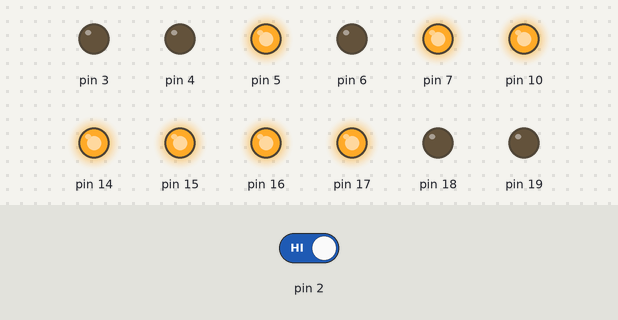
Simulated run of this sketch. Board: Arduino Uno, built with avr-gcc and run on an emulated ATmega328P. On the bench: output pins drawn as LEDs (lit = HIGH). Inputs (shaded band) come from the test bench; at power-on: pin 2 HIGH.

Above: at 1.2 s.
1.3 s: pin 2 driven LOW
Timing chart, 0 to 4.3 s (numbered marks = the images above; inputs shaded):
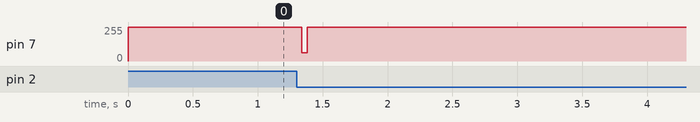

The sketch:

Tank_5.ino
```cpp
// include the SPI library:
#include <SPI.h>

struct fin { byte outer,outer2,inner2,inner; };
byte check = 0;
const static fin dat[] =
{
   //0b_0111_1000, 0b_0111_1000, 0b_0000_0000, 0b0000_0000
   //     7    8       7    8         0   0        0    0
/* 0-7 */     {0x00,0x00,0x00,0x00},{0x00,0x00,0x00,0x00},{0x00,0x00,0x00,0x00},{0x00,0x00,0x00,0x00},{0x00,0x00,0x00,0x00},{0x00,0x00,0x00,0x00},{0x00,0x00,0x00,0x00},{0x00,0x00,0x00,0x00},
/* 8-15 */    {0x00,0x00,0x00,0x00},{0x00,0x00,0x00,0x00},{0x00,0x00,0x00,0x00},{0x00,0x00,0x00,0x00},{0x00,0x00,0x00,0x00},{0x00,0x00,0x00,0x00},{0x00,0x00,0x00,0x00},{0x00,0x00,0x00,0x00},
/* 16-23 */   {0x00,0x00,0x00,0x00},{0x00,0x00,0x00,0x00},{0x00,0x00,0x00,0x00},{0x00,0x00,0x00,0x00},{0x00,0x00,0x00,0x00},{0x00,0x00,0x00,0x00},{0x00,0x00,0x00,0x00},{0x00,0x00,0x00,0x00},
/* 24-31 */   {0x00,0x00,0x00,0x00},{0x00,0x00,0x00,0x00},{0x00,0x00,0x00,0x00},{0x00,0x00,0x00,0x00},{0x00,0x00,0x00,0x00},{0x00,0x00,0x00,0x00},{0x00,0x00,0x00,0x00},{0x00,0x00,0x00,0x00},
/* 32-39 */   {0x00,0x00,0x00,0x00},{0x00,0x00,0x00,0x00},{0x00,0x00,0x00,0x00},{0x00,0x00,0x00,0x00},{0x00,0x00,0x00,0x00},{0x00,0x00,0x00,0x00},{0x00,0x00,0x00,0x00},{0x00,0x00,0x00,0x00},
/* 40-47 */   {0x00,0x00,0x00,0x00},{0x00,0x00,0x00,0x00},{0x00,0x00,0x00,0x00},{0x00,0x00,0x00,0x00},{0x00,0x00,0x00,0x00},{0x00,0x00,0x00,0x00},{0x00,0x00,0x00,0x00},{0x00,0x00,0x00,0x00},
/* 48-55 */   {0x00,0x00,0x00,0x00},{0x00,0x00,0x00,0x00},{0x00,0x00,0x00,0x00},{0x00,0x00,0x00,0x00},{0x00,0x00,0x00,0x00},{0x00,0x00,0x00,0x00},{0x00,0x00,0x00,0x00},{0x00,0x00,0x00,0x00},
/* 56-63 */   {0x00,0x00,0x00,0x00},{0x00,0x00,0x00,0x00},{0x00,0x00,0x00,0x00},{0x00,0x00,0x00,0x00},{0x00,0x00,0x00,0x00},{0x00,0x00,0x00,0x00},{0x00,0x00,0x00,0x00},{0x00,0x00,0x00,0x00},
/* 64-71 */   {0x00,0x00,0x00,0x00},{0x00,0x00,0x00,0x00},{0x00,0x00,0x00,0x00},{0x00,0x00,0x00,0x00},{0x00,0x00,0x00,0x00},{0x00,0x00,0x00,0x00},{0x00,0x00,0x00,0x00},{0x00,0x00,0x00,0x00},
/* 72-79 */   {0x00,0x00,0x00,0x00},{0x00,0x00,0x00,0x00},{0x00,0x00,0x00,0x00},{0x00,0x00,0x00,0x00},{0x00,0x00,0x00,0x00},{0x00,0x00,0x00,0x00},{0x00,0x00,0x00,0x00},{0x00,0x00,0x00,0x00},
/* 80-87 */   {0x00,0x00,0x00,0x00},{0x00,0x00,0x00,0x00},{0x00,0x00,0x00,0x00},{0x00,0x00,0x00,0x00},{0x00,0x00,0x00,0x00},{0x00,0x00,0x00,0x00},{0x00,0x00,0x00,0x00},{0x00,0x00,0x00,0x00},
/* 88-95 */   {0x00,0x00,0x00,0x00},{0x00,0x00,0x00,0x00},{0x00,0x00,0x00,0x00},{0x00,0x00,0x00,0x00},{0x00,0x00,0x00,0x00},{0x00,0x00,0x00,0x00},{0x00,0x00,0x00,0x00},{0x00,0x00,0x00,0x00},
/* 96-103 */  {0x00,0x00,0x00,0x00},{0x00,0x00,0x00,0x00},{0x00,0x00,0x00,0x00},{0x00,0x00,0x00,0x00},{0x00,0x00,0x00,0x00},{0x00,0x00,0x00,0x00},{0x00,0x00,0x00,0x00},{0x00,0x00,0x00,0x00},
/* 104-111 */ {0x00,0x00,0x00,0x00},{0x00,0x00,0x00,0x00},{0x00,0x00,0x00,0x00},{0x00,0x00,0x00,0x00},{0x00,0x00,0x00,0x00},{0x00,0x00,0x00,0x00},{0x00,0x00,0x00,0x00},{0x00,0x00,0x00,0x00},
/* 112-119 */ {0x00,0x00,0x00,0x00},{0x00,0x00,0x00,0x00},{0x00,0x00,0x00,0x00},{0x00,0x00,0x00,0x00},{0x00,0x00,0x00,0x00},{0x00,0x00,0x00,0x00},{0x00,0x00,0x00,0x00},{0x00,0x00,0x00,0x00},
/* 120-127 */ {0x00,0x00,0x00,0x00},{0x00,0x00,0x00,0x00},{0x00,0x00,0x00,0x00},{0x00,0x00,0x00,0x00},{0x00,0x00,0x00,0x00},{0x00,0x00,0x00,0x00},{0x00,0x00,0x00,0x00},{0x00,0x00,0x00,0x00},
/* 128-135 */ {0x00,0x00,0x00,0x00},{0x00,0x00,0x00,0x00},{0x00,0x00,0x00,0x00},{0x00,0x00,0x00,0x00},{0x00,0x00,0x00,0x00},{0x00,0x00,0x00,0x00},{0x00,0x00,0x00,0x00},{0x00,0x00,0x00,0x00},
/* 136-143 */ {0x00,0x00,0x00,0x00},{0x00,0x00,0x00,0x00},{0x00,0x00,0x00,0x00},{0x00,0x00,0x00,0x00},{0x00,0x00,0x00,0x00},{0x00,0x00,0x00,0x00},{0x00,0x00,0x00,0x00},{0x00,0x00,0x00,0x00},
/* 144-151 */ {0x00,0x00,0x00,0x00},{0x00,0x00,0x00,0x00},{0x00,0x00,0x00,0x00},{0x00,0x00,0x00,0x00},{0x00,0x00,0x00,0x00},{0x00,0x00,0x00,0x00},{0x00,0x00,0x00,0x00},{0x00,0x00,0x00,0x00},
/* 152-159 */ {0x00,0x00,0x00,0x00},{0x00,0x00,0x00,0x00},{0x00,0x00,0x00,0x00},{0x00,0x00,0x00,0x00},{0x00,0x00,0x00,0x00},{0x00,0x00,0x00,0x00},{0x00,0x00,0x00,0x00},{0x00,0x00,0x00,0x00},
/* 160-167 */ {0x00,0x00,0x00,0x00},{0x00,0x00,0x00,0x00},{0x00,0x00,0x00,0x00},{0x00,0x00,0x00,0x00},{0x00,0x00,0x00,0x00},{0x00,0x00,0x00,0x00},{0x00,0x00,0x00,0x00},{0x00,0x00,0x00,0x00},
/* 168-175 */ {0x00,0x00,0x00,0x00},{0x00,0x00,0x00,0x00},{0x00,0x00,0x00,0x00},{0x00,0x00,0x00,0x00},{0x00,0x00,0x00,0x00},{0x00,0x00,0x00,0x00},{0x00,0x00,0x00,0x00},{0x00,0x00,0x00,0x00},
/* 176-183 */ {0x00,0x00,0x00,0x00},{0x00,0x00,0x00,0x00},{0x00,0x00,0x00,0x00},{0x00,0x00,0x00,0x00},{0x00,0x00,0x00,0x00},{0x00,0x00,0x00,0x00},{0x00,0x00,0x00,0x00},{0x00,0x00,0x00,0x00},
/* 184-191 */ {0x00,0x00,0x00,0x00},{0x7F,0xF8,0x00,0x00},{0x78,0x78,0x00,0x00},{0x78,0x78,0x00,0x00},{0x78,0x78,0x00,0x00},{0x78,0x78,0x00,0x00},{0x78,0x78,0x00,0x00},{0x78,0x78,0x00,0x00},
/* 192-199 */ {0x78,0x78,0x00,0x00},{0x78,0x78,0x00,0x00},{0x78,0x78,0x00,0x00},{0x78,0x78,0x00,0x00},{0x78,0x78,0x00,0x00},{0x78,0x78,0x00,0x00},{0x78,0x78,0x00,0x00},{0x78,0x78,0x00,0x00},
/* 200-207 */ {0x78,0x78,0x00,0x00},{0x78,0x78,0x00,0x00},{0x7F,0xF8,0x00,0x00},{0x00,0x00,0x00,0x00},{0x00,0x00,0x00,0x00},{0x00,0x00,0x00,0x00},{0x00,0x00,0x00,0x00},{0x00,0x00,0x00,0x00},
/* 208-215 */ {0x00,0x00,0x00,0x00},{0x00,0x00,0x00,0x00},{0x00,0x00,0x00,0x00},{0x00,0x00,0x00,0x00},{0x00,0x00,0x00,0x00},{0x00,0x00,0x00,0x00},{0x00,0x00,0x00,0x00},{0x00,0x00,0x00,0x00},
/* 216-223 */ {0x00,0x00,0x00,0x00},{0x00,0x00,0x00,0x00},{0x00,0x00,0x00,0x00},{0x00,0x00,0x00,0x00},{0x00,0x00,0x00,0x00},{0x00,0x00,0x00,0x00},{0x00,0x00,0x00,0x00},{0x00,0x00,0x00,0x00},
/* 224-231 */ {0x00,0x00,0x00,0x00},{0x00,0x00,0x00,0x00},{0x00,0x00,0x00,0x00},{0x00,0x00,0x00,0x00},{0x00,0x00,0x00,0x00},{0x00,0x00,0x00,0x00},{0x00,0x00,0x00,0x00},{0x00,0x00,0x00,0x00},
/* 232-239 */ {0x00,0x00,0x00,0x00},{0x00,0x00,0x00,0x00},{0x00,0x00,0x00,0x00},{0x00,0x00,0x00,0x00},{0x00,0x00,0x00,0x00},{0x00,0x00,0x00,0x00},{0x00,0x00,0x00,0x00},{0x00,0x00,0x00,0x00},
/* 240-247 */ {0x00,0x00,0x00,0x00},{0x00,0x00,0x00,0x00},{0x00,0x00,0x00,0x00},{0x00,0x00,0x00,0x00},{0x00,0x00,0x00,0x00},{0x00,0x00,0x00,0x00},{0x00,0x00,0x00,0x00},{0x00,0x00,0x00,0x00},
/* 248-255 */ {0x00,0x00,0x00,0x00},{0x00,0x00,0x00,0x00},{0x00,0x00,0x00,0x00},{0x00,0x00,0x00,0x00},{0x00,0x00,0x00,0x00},{0x00,0x00,0x00,0x00},{0x00,0x00,0x00,0x00},{0x00,0x00,0x00,0x00},
};

volatile unsigned i = 0;

void setup() {
  // Initialize I/O
  DDRC = DDRC | B0111111;
  DDRD = DDRD | B11111000;
  attachInterrupt(0,timing,FALLING);
  // initialize SPI:
  SPI.begin();
  SPI.setDataMode(SPI_MODE0);
  SPI.setClockDivider(SPI_CLOCK_DIV2);
  SPI.setBitOrder(MSBFIRST);

  PORTC = B0001111;
  PORTD = B10100000;
}

void loop() {

}

void timing(){
   //Runs when falling edge from Schmitt Trigger is seen
   check = digitalRead(2);   // This is mucho importante
   if(0 != check){
    return;
   }
   for (i=32+128; i<256; i++) {
        LEDWrite();
   }
   for (i=0; i<32+128; i++) {
        LEDWrite();
   }
   PORTD = B10100000;
}

void LEDWrite() {
  PORTD = 0b10100000;
  SPI.transfer(dat[i].outer);
  SPI.transfer(dat[i].outer2);
  SPI.transfer(dat[i].inner2);
  SPI.transfer(dat[i].inner);
  PORTD = 0b11100000;
  //delayMicroseconds(59);
  PORTD = 0b00100000;
  delayMicroseconds(118);
}
```

Measured:
- after the input at 1.3 s, pin 7: 255/255 → 62/255 at once, → 255/255 0.04 s later
